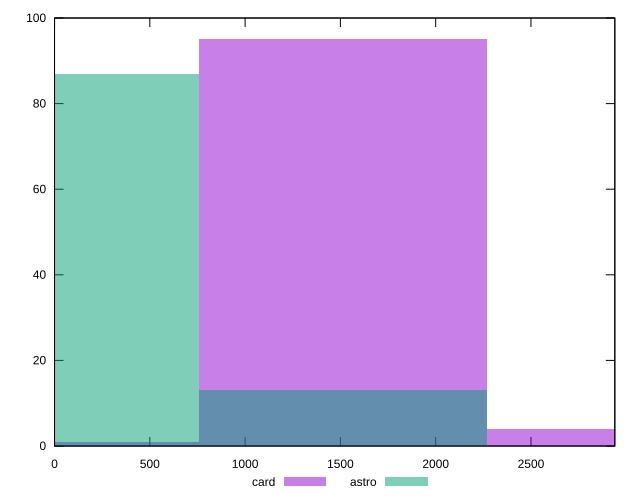

Generate this figure with gnuplot:
reset

$card <<EOF
1513.8961776281292 95
0 1
3027.7923552562584 4
EOF

$astro <<EOF
0 87
1513.8961776281292 13
EOF

set key outside below
set boxwidth 1513.8961776281292
set xrange [0:2940]
set yrange [0:100]
set trange [0:100]
set style fill transparent solid 0.5 noborder
set terminal svg size 640, 500 enhanced background rgb 'white'
set output "reports/report_00028_2021-02-24T12-49-42.674Z/uses-http2/comparison/histogram/2_vs_3.svg"

plot $card title "card" with boxes, \
     $astro title "astro" with boxes

reset
